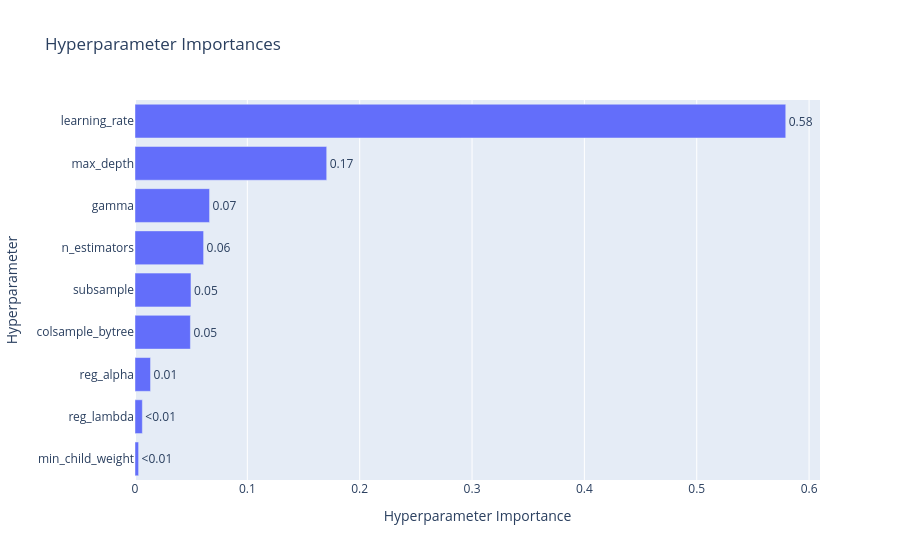

The notebook cell saved with this chart:
### Code cell
optuna.visualization.plot_param_importances(study)

### Figure 1 — Plotly figure (JSON) as saved in the notebook; plotly's stock layout.template omitted (floating-point values rounded to 4 significant figures)
{"data": [{"cliponaxis": false, "hovertemplate": ["min_child_weight (IntDistribution): 0.0032121929256196608<extra></extra>", "reg_lambda (FloatDistribution): 0.006539738653198261<extra></extra>", "reg_alpha (FloatDistribution): 0.013825964717745097<extra></extra>", "colsample_bytree (FloatDistribution): 0.04932187737921052<extra></extra>", "subsample (FloatDistribution): 0.04982858437717694<extra></extra>", "n_estimators (IntDistribution): 0.06106790047479602<extra></extra>", "gamma (FloatDistribution): 0.06635310371422032<extra></extra>", "max_depth (IntDistribution): 0.17062616701985833<extra></extra>", "learning_rate (FloatDistribution): 0.5792244707381747<extra></extra>"], "name": "Objective Value", "orientation": "h", "text": ["<0.01", "<0.01", "0.01", "0.05", "0.05", "0.06", "0.07", "0.17", "0.58"], "textposition": "outside", "type": "bar", "x": [0.003212, 0.00654, 0.01383, 0.04932, 0.04983, 0.06107, 0.06635, 0.1706, 0.5792], "y": ["min_child_weight", "reg_lambda", "reg_alpha", "colsample_bytree", "subsample", "n_estimators", "gamma", "max_depth", "learning_rate"]}], "layout": {"title": {"text": "Hyperparameter Importances"}, "xaxis": {"title": {"text": "Hyperparameter Importance"}}, "yaxis": {"title": {"text": "Hyperparameter"}}}}
